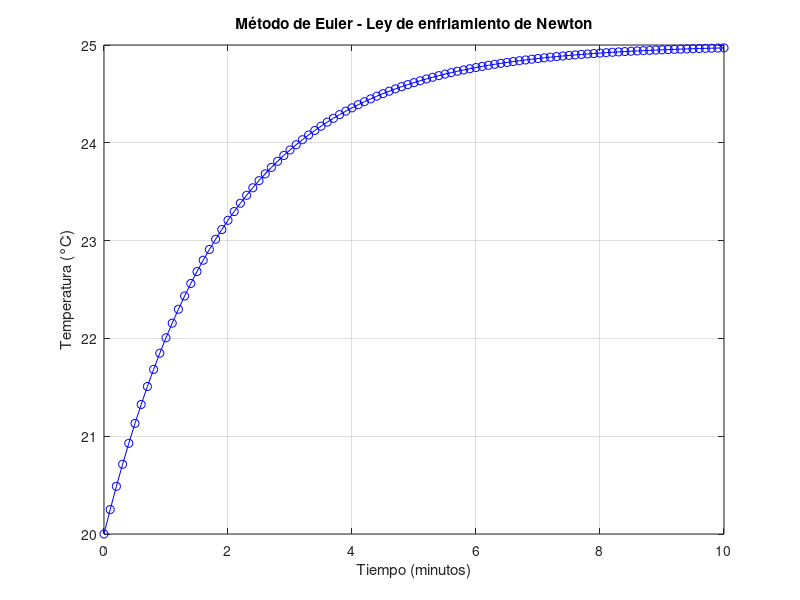

Source code (MATLAB):
#Ejercicio 3 Guia 1 #Parte b

#Primero defino los valores iniciales

k = 0.5,
T(1) = 20, #Temperatura inicial del cuerpo
Ta = 25, #Temperatura ambiente
h = 0.1, #Avance
t(1) = 0 #Tiempo inicial

#Ley de Enfriamiento de Newton

for i = 1:100
   T(i+1) = T(i) + h*k*(Ta - T(i))
   t(i+1) = t(i) + h
 endfor

# Gráfico
plot(t, T, 'b-o');
xlabel('Tiempo (minutos)');
ylabel('Temperatura (°C)');
title('Método de Euler - Ley de enfriamiento de Newton');
grid on;



